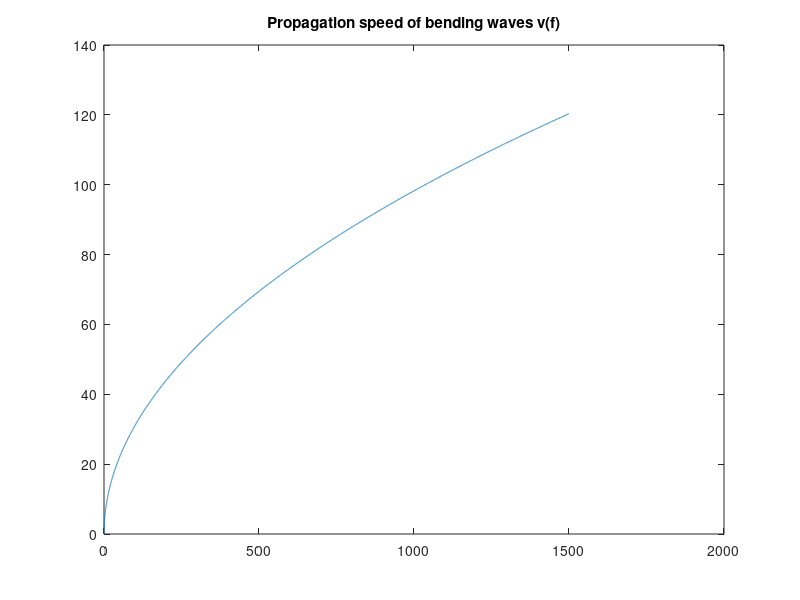
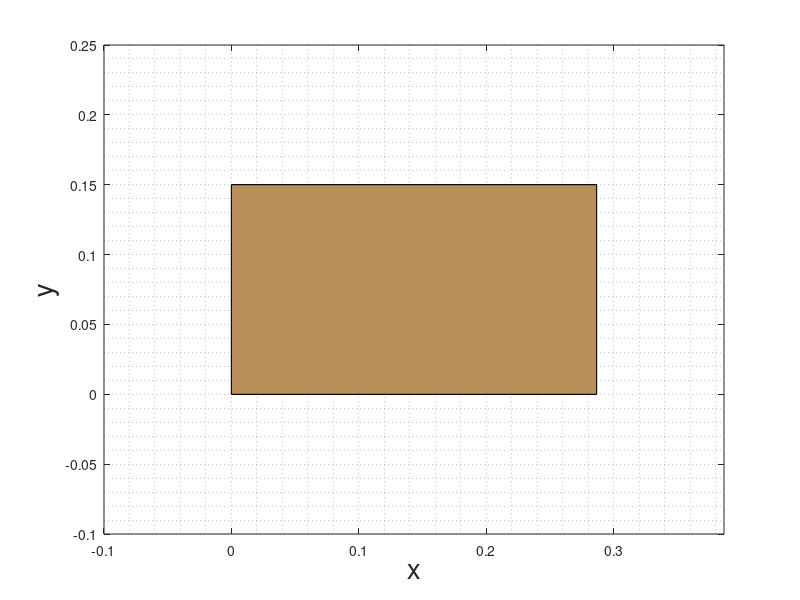

Write the MATLAB code that produced these figures, in order.
clc, clear all, close all
%%%%%%%%%%%%%%%%%%%%%%%%%%%%%%%%%%%%%%%%%%%%%%%%%%%%%%%%%%%%%%%
% square thin plate
a = 0.15;       % side
h = 0.001;     % thickness
% material properties
E = 69*10^9;    % Young's modulus
ro = 2700;      % volumetric density
ni = 0.334;     % Poisson's ratio

M = a^2 * ro * h;   % mass of the plate

%%  Propagation speed of quasi-long. and long. waves
c_l = sqrt(E/ ( ro*(1-ni^2) ) );        %quasi-long.

c_long = sqrt( (E*(1-ni)) / ( ro*(1-2*ni)*(1+ni) ) );   %long.

%%  Propagation speed of bending waves w.r.t. freq.
f = 0:0.1:1500;

v = sqrt(1.8.*f.*h*c_l);

figure(1)
plot(f, v);
title('Propagation speed of bending waves v(f)');

%% Modal frequencies of the first six bending modes
% CLAMPED EDGES
f_ratios = [1, 2.04, 2.04, 3.01, 3.66, 3.67];
f_0 = 1.654*c_l*h/a^2;
f_modal = f_0.*f_ratios;

%% Sitka spruce
E_l = 12; %1.3*10^10
E_r = 0.9; %1.3*10^9
L_y = 0.15;

aspect_ratio = (E_l/E_r)^(1/4);
%aspect_ratio = (12.8)^(1/4);

L_x = aspect_ratio*L_y;

figure
x = [0, L_x, L_x, 0, 0];
y = [0, 0, L_y, L_y, 0 ];
plot(x,y,'k-',LineWidth=2);
xlim([-0.1,L_x+0.1]);
ylim([-0.1,L_y+0.1]);
hold on 
fill(x,y,[184 142 90]./255);
xlabel('x','FontSize',20);
ylabel('y','FontSize',20);
grid minor;
%% Attached string
% properties
ro_s = 5000;    %volum. dens.
r = 0.0011;     %radius
L = 0.45;       %length
Q = 25;         %merit factor

m = ro_s*L*pi*r^2;   %mass of the string
K = r/2;        %gyration radius

%% Tension of the string to get same fundam. freq.
mu = ro_s * (r^2);
T = (f_0^2) * 4 * (L^2) * pi * mu; 

%% Coupling
threshold = (pi^2) / (4*(Q^2)); 
str_pl = m/M;

if str_pl<threshold
    coupling = 'weak';
else
    coupling = 'strong';
end

f1 = f_0*(1-0.02);
f2 = f_0*(1+0.02);


%% percentage diff. between modes of string and plate
f_string = [1,2,3,4,5,6].*f_0;

for i=1:1:length(f_string)
    for j=1:1:length(f_string)
    perc(i,j) = (f_string(j)-f_modal(i))/f_modal(i) *100;
    end
end

